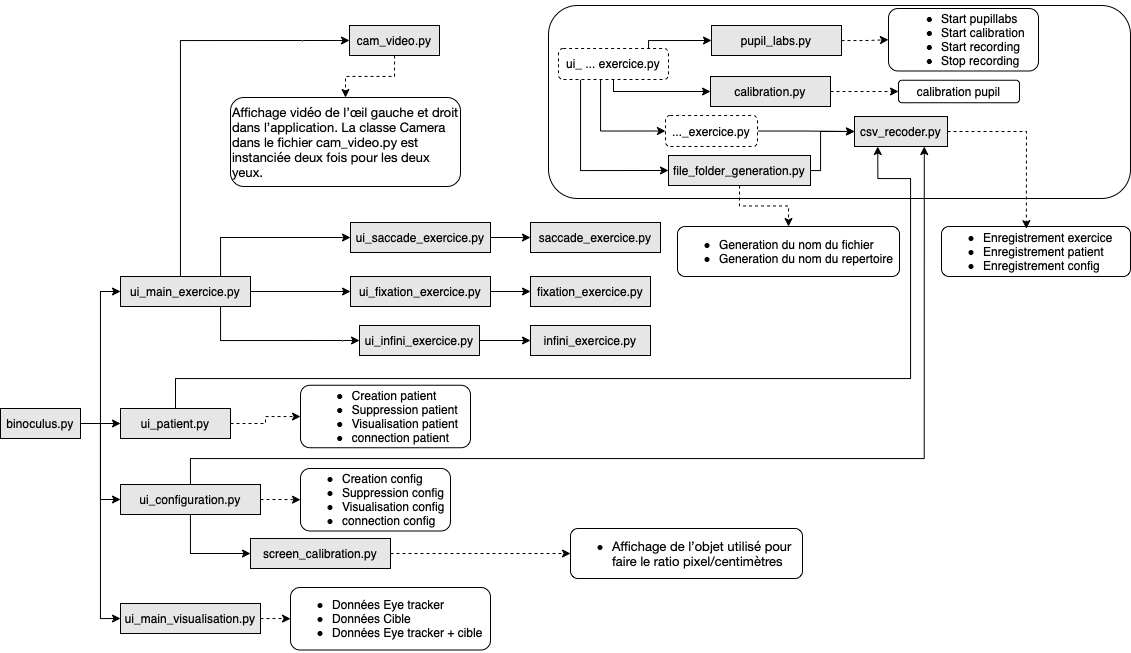
#> input picture Binopupil-Python.png, 1131 x 653 px
$ python -i centroids_and_contours_detection.py   (imports and definitions only)
#> lines starting #> are read from the running program, lines starting #| are printed output that depends on the picture; after the words box and inside, x2 and y2 are one past the last pixel; in counts of white or black regions, pixels touching at a corner belong together
#> further down, picture is the input picture: shape (653, 1131, 3); min 0, max 255, mean 241.6
import copy
import cv2
import numpy as np

def bubble_sort_lists(li_origin):
    """
    Sort the list of lists by length of its list elements.

    Parameters
    ----------
    li_origin : List of lists

    Returns
    -------
    list_sorted : The list sorted by the size of each of its elements. The
    lists with biggest lengths are firsts. Delete the contours of two pixels or
    less.

    """
    li = list(copy.deepcopy(li_origin))
    # if li == []:
    #     return []
    for i in range(len(li) - 1, 0, -1):
        for j in range(i):
            #print(i,j,li[j], len(li[j]), len(li[j+1]))

            if len(li[j]) < len(li[j + 1]):
                temp = li[j + 1]
                #print(type(li[j+1]))
                li[j+1] = li[j]
                li[j] = temp
                # li[j + 1], li[j] = li[j], li[j + 1]
    try:
        while len(li[len(li)-1]) <= 2:
            li.pop()
        return li
    except:
        # print(li)
        # import pdb; pdb.set_trace()
        pass

def centroid_contour(c):
    """
    Compute the (non-weighted) centroid of a contour.

    Parameters
    ----------
    c : Open-cv contour.

    Returns
    -------
    cX : X-value of the centroid
    cY : Y-value of the centroid

    """
    M = cv2.moments(c)
    if M["m00"]:
        cX = int(M["m10"] / M["m00"])
        cY = int(M["m01"] / M["m00"])
    else:
        print("Unable to compute the centroid with moments for the\
                        angle of " + ". It is then computed\
                        with a mean of he X-values and Y-values.")

        if c.shape[0] > 1:
            cX = int(np.mean(c[1, :, 0]))
            cY = int(np.mean(c[1, :, 1]))
        else :
            cX = c[0, 0, 0]
            cY = c[0, 0, 1]
    return cX, cY

def compute_centroids(im_cv, thresh=90):
#> called with thresh = 90
        im_gray = cv2.cvtColor(im_cv, cv2.COLOR_BGR2GRAY)
        ret, im_thr = cv2.threshold(im_gray, thresh, 255, cv2.THRESH_BINARY)
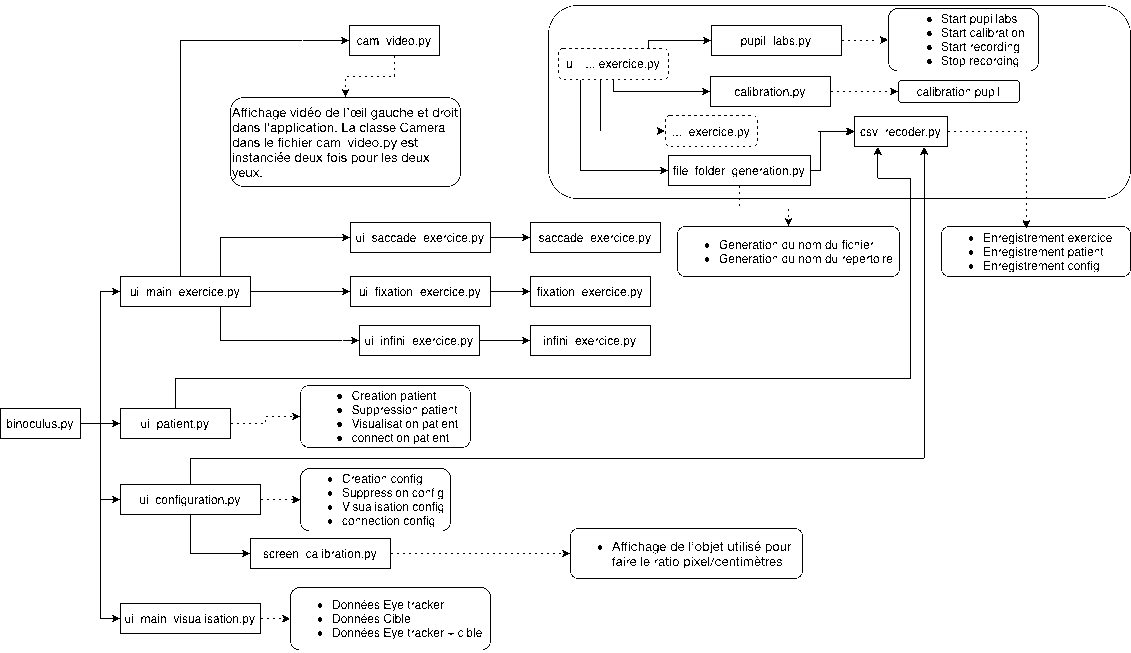
#> im_thr: shape (653, 1131); 96.1% white; black in thin lines or dots
#> ret = 90
        contours, hierarchy = cv2.findContours(im_thr, cv2.RETR_TREE, cv2.CHAIN_APPROX_SIMPLE)
#> contours = 2973 contours, 2599 with area under 20; largest, box (x1, y1, x2, y2) and area: (0, 0, 1131, 653) 687180, (579, 79, 951, 189) 8222, (342, 324, 652, 357) 7979, (646, 24, 845, 57) 4392, (611, 75, 834, 108) 4146
        contours_sorted = bubble_sort_lists(contours)
#> in bubble_sort_lists, `li = list(copy.deepcopy(li_origin))`: li has the same summary as contours in compute_centroids
#> the loop in bubble_sort_lists, `for i in range(len(li) - 1, 0, -1):` made 2972 passes
#> i on passes 1 to 3: 2972, 2971, 2970
#> contours_sorted has the same summary as contours
        # print(type(contours_sorted))
        if contours_sorted is None:
            # print(contours_sorted is None)
            c1 = []
            cX1 = 0
            cY1 = 0
        else:
            c1 = contours_sorted[0]
#> c1 = contour of 421 points, box (x1, y1, x2, y2) (0, 0, 1131, 653), area 687180
            cX1, cY1 = centroid_contour(c1)
#> in centroid_contour, `M = cv2.moments(c)`: M = moments, m00 687180, centre m10/m00, m01/m00 = (580, 322.3)
#> in centroid_contour, `cX = int(M["m10"] / M["m00"])`: cX = 579
#> in centroid_contour, `cY = int(M["m01"] / M["m00"])`: cY = 322
#> cX1 = 579; cY1 = 322
        # Recherche du deuxième plus grand contour suffisamment séparé pour être
        # le second spot
        c2 = []
        cX2 = 0
        cY2 = 0

        second_spot_exists = False
        if not(contours_sorted is None) and (len(contours_sorted) > 1):
            i = 2
            c_temp = contours_sorted[1]
#> c_temp = contour of 84 points, box (x1, y1, x2, y2) (579, 79, 951, 189), area 8222
            cX_temp, cY_temp = centroid_contour(c_temp)
#> cX_temp = 794; cY_temp = 153
            # Calcul de la distance entre les deux barycentres
            # il faut cette distance > 1/10 de la largeur de l'image pour être bien
            # sur deux spots séparés
            d_x = np.abs(cX1 - cX_temp)
#> d_x = 215
            d_y = np.abs(cY1 - cY_temp)
#> d_y = 169
            d_between_centroids = np.sqrt(d_x * d_x + d_y * d_y)
#> d_between_centroids = 273.5
            second_spot_exists = (d_between_centroids > 0.05 * im_gray.shape[0])  # Comparaison à la largeur de l'image
#> second_spot_exists = True
            while not(second_spot_exists) and (i < len(contours_sorted)):
                c_temp = contours_sorted[i]
                cX_temp, cY_temp = centroid_contour(c_temp)
                d_x = np.abs(cX1 - cX_temp)
                d_y = np.abs(cY1 - cY_temp)
                d_between_centroids = np.sqrt(d_x * d_x + d_y * d_y)
                second_spot_exists = (d_between_centroids > 0.05 * im_gray.shape[0])
                i += 1
#> this loop made 0 passes
#> after the loop, i = 2

        if second_spot_exists:
            c2 = c_temp
#> c2 has the same summary as c_temp
            cX2 = cX_temp
#> cX2 = 794
            cY2 = cY_temp
#> cY2 = 153

        contours = [c1, c2]  # Recréation de la liste avec les 2 contours
#> contours = 2 contours; box (x1, y1, x2, y2) and area: (0, 0, 1131, 653) 687180, (579, 79, 951, 189) 8222

        # Sauvegarde des barycentres
        if len(c2) == 0:  # Si il n'y a qu'un contour
            # [6 lines of commented-out code are left out]
            centroids_left = [cX1, cY1]
            centroids_right = [cX2, cY2]
        else:
            if cX1 < cX2:
                centroids_left = [cX1, cY1]
#> centroids_left = [579, 322]
                centroids_right = [cX2, cY2]
#> centroids_right = [794, 153]
            else:
                centroids_left = [cX2, cY2]
                centroids_right = [cX1, cY1]

        centroids = np.array([centroids_left, centroids_right])
#> centroids = [[579, 322], [794, 153]]
        return (contours, centroids)

>>> import cv2
>>> picture = cv2.imread('Binopupil-Python.png')
>>> result = compute_centroids(picture)
